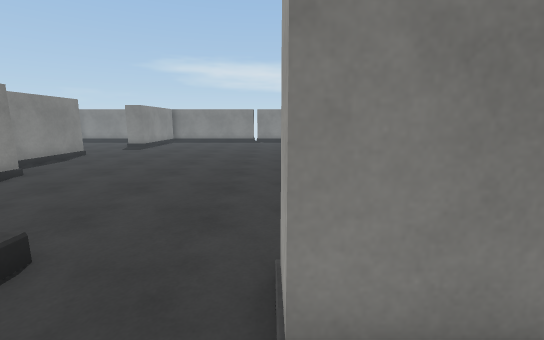
[1] (above)

22 first-person views from a walk through a Unity game level. The camera is 1.5 m above the floor, tilts 10° down and sees 90° across. The floor is counted in squares, 1 m on a side. Each view is taken from the middle of a square. On the plan, view 1 faces up. The plan holds only what a view shows up to about 14 squares ahead; the rest is blank. Surface patterns are stand-ins for the level's own textures.

[2]
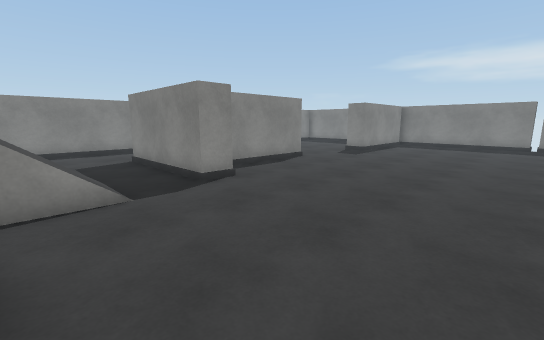

[3]
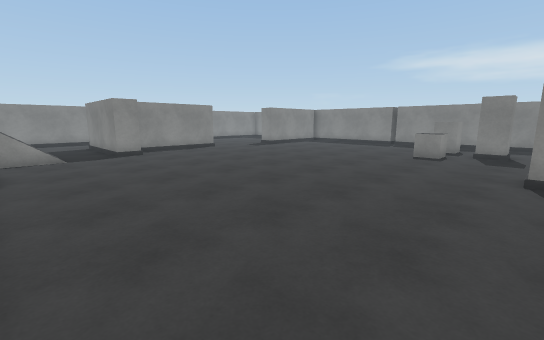

[4]
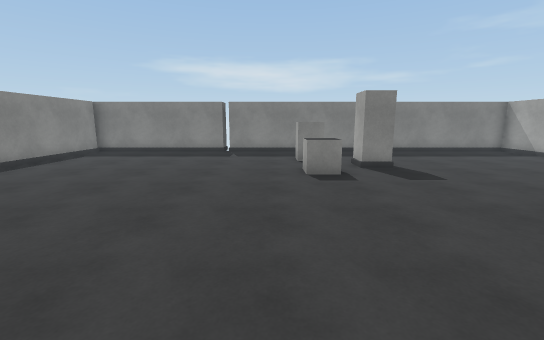

[5]
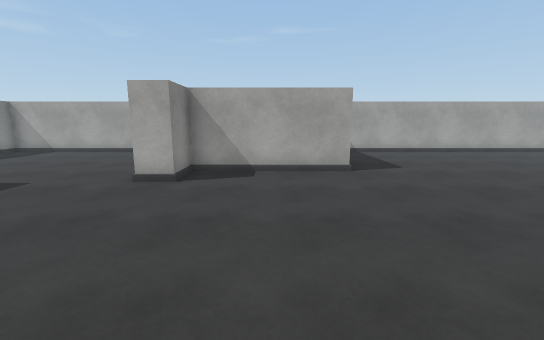

[6]
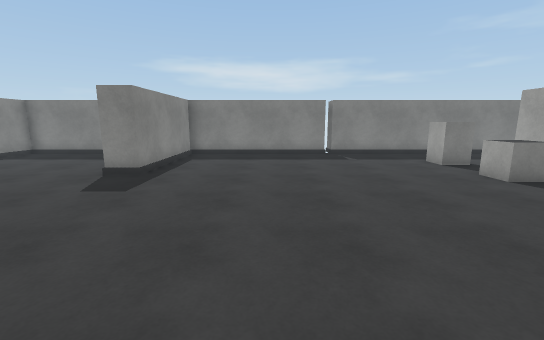

[7]
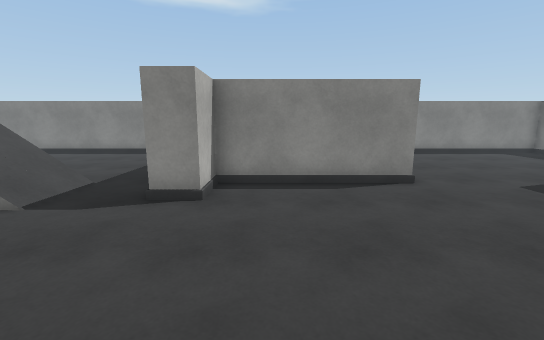

[8]
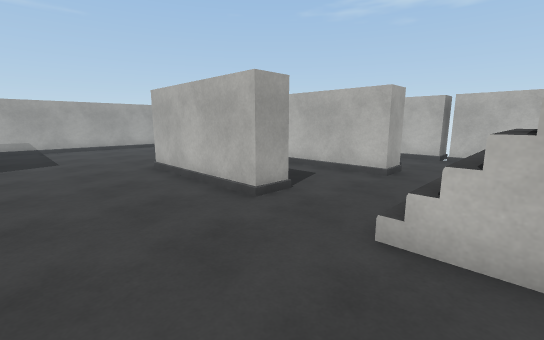

[9]
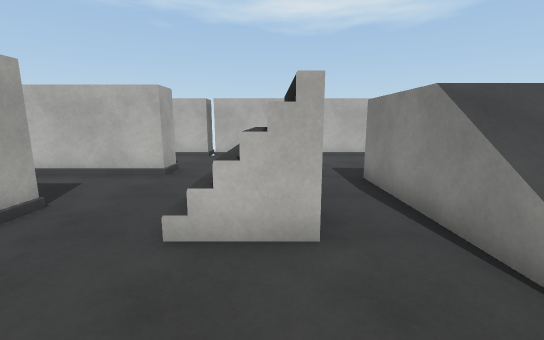

[10]
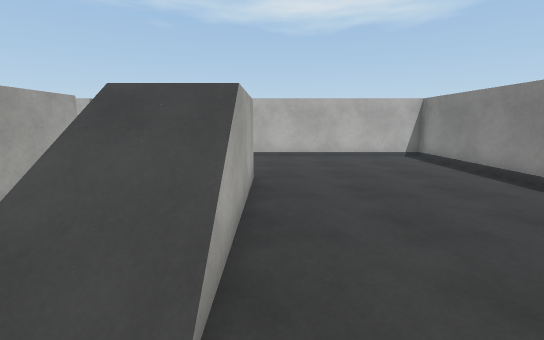

[11]
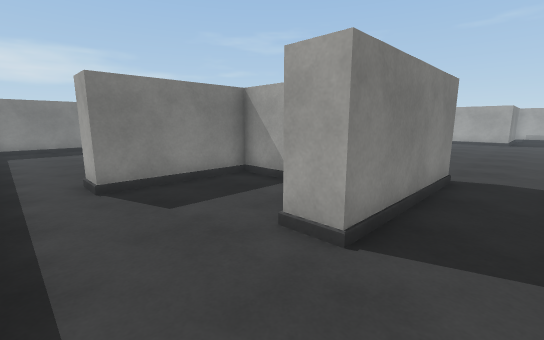

[12]
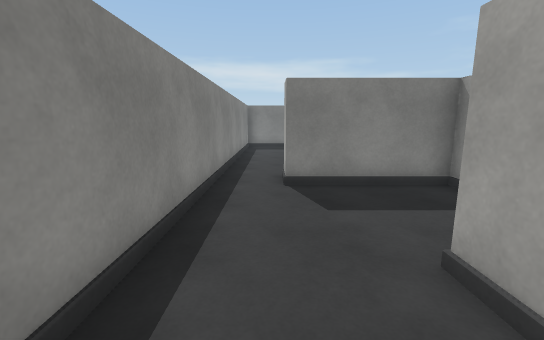

[13]
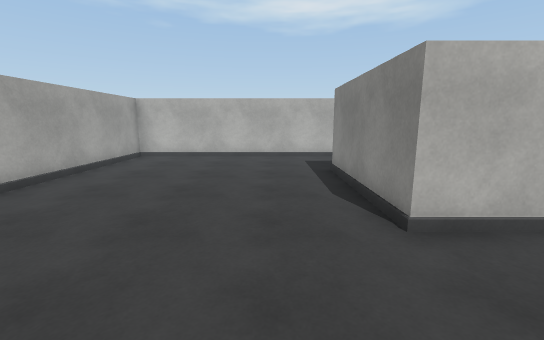

[14]
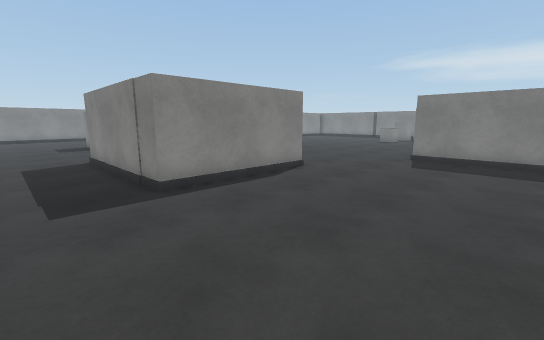

[15]
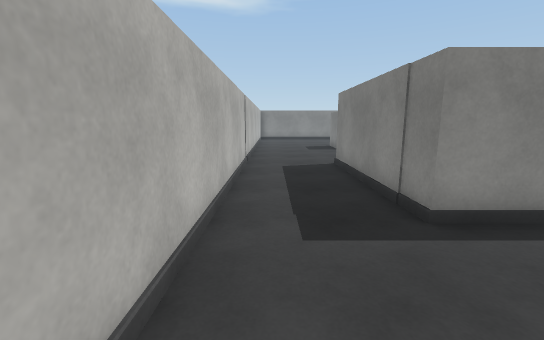

[16]
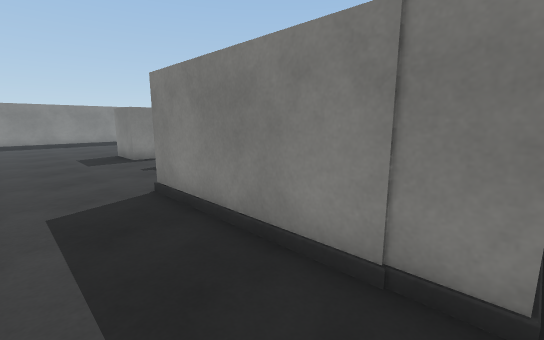

[17]
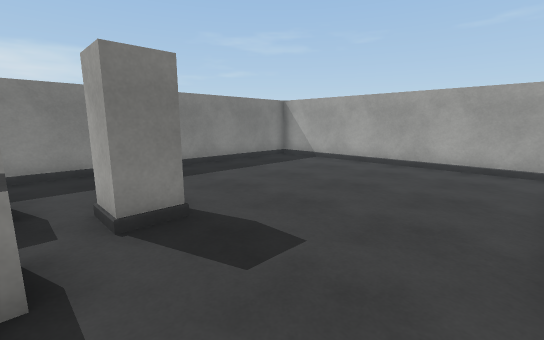

[18]
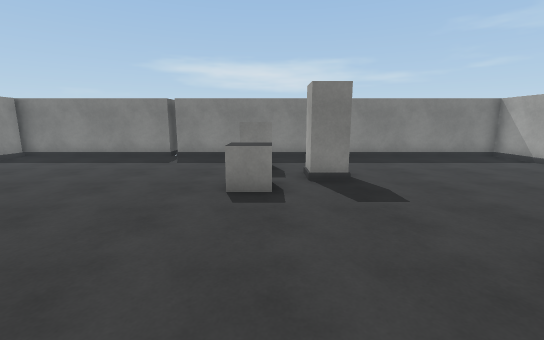

[19]
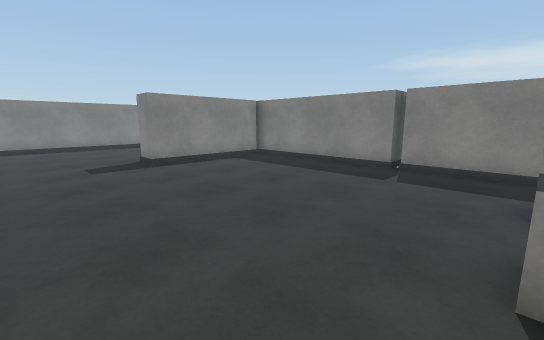

[20]
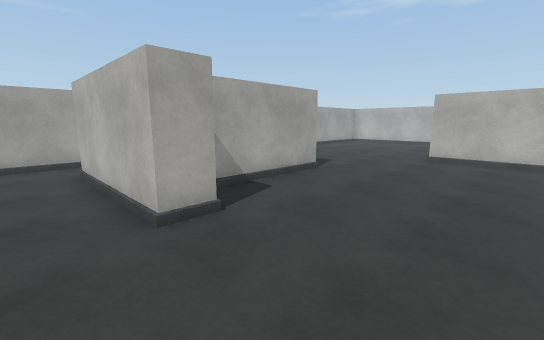

[21]
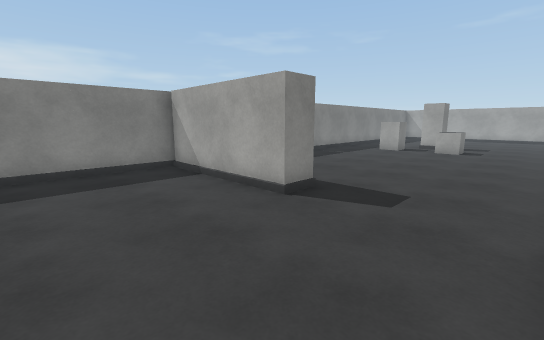

[22]
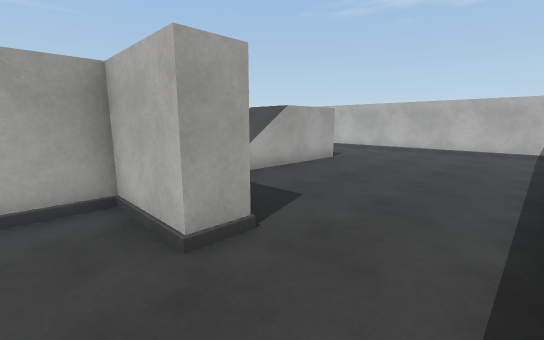

### Floor plan
Points are (right, up) in squares from view 1. A wall is a line through its corners. A room is listed if a view was taken in it or the views show most of it. See-through windows are left out.
Room 1 (views 1, 10, 11, 12, 22)
walls: (-8.4, 6.6) (-12.2, 6.6) (-12.2, 7.6) (-9.7, 7.6) (-9.7, 11.5) (-13.7, 11.5); (-0.9, -2.6) (-0.9, -1.7) (2.9, -1.7); (1.6, 1.4) (0.1, 1.4); (-15.5, 11.5) (-15.5, -6) (-2.5, -6)
ways out: opening at (-14.5, 12) to room 2; opening at (-4.1, 3.7) to room 2; opening at (-2, -4.5) to room 2
Room 2 (views 2, 3, 4, 5, 6, 7, 8, 9, 13, 14, 15, 16, 17, 18, 19, 20, 21)
walls: (0.1, 1.4) (0.1, 2.4) (5.1, 2.4) (5.1, -2.6) (-0.9, -2.6); (-8.7, 12.6) (-8.7, 7.6) (-7.2, 7.6) (-7.2, 6.6) (-8.4, 6.6); (-4.6, 2.7) (-2.5, 2.7); (11.1, 6.6) (7.3, 6.6) (7.3, 11.5) (5.8, 11.5) (5.8, 12.5) (10.9, 12.5); (-1.5, 22) (-15.5, 22) (-15.5, 11.5); (12.8, 12.1) (12.8, 22) (-1.2, 22); (-7.8, 21.9) (-7.8, 16.8) (-8.8, 16.8) (-8.8, 21.9); (-13.7, 11.5) (-13.7, 12.5); (-1.2, -6) (12.8, -6) (12.8, 6.1); (-2.5, -6) (-1.5, -6)
ways out: opening at (-14.5, 12) to room 1; opening at (-4.1, 3.7) to room 1; opening at (-2, -4.5) to room 1; opening at (11.5, 12)
objects: block (2, 16) to (3, 17); column (2, 19) to (3, 19); column (4, 17) to (5, 18)

Positions as (right, up) in squares from view 1, and headings:
1: (0, 0), facing up
2: (-1, 3), facing up-left
3: (6, 3), facing up-left
4: (1, 8), facing up
5: (-1, 9), facing right
6: (-4, 9), facing up
7: (-2, 9), facing left
8: (-4, 6), facing down-right
9: (-4, 6), facing down
10: (-9, 6), facing down
11: (-15, 5), facing up-right
12: (-14, 5), facing up
13: (7, 6), facing down
14: (11, -5), facing up-left
15: (9, -5), facing left
16: (5, -5), facing up-left
17: (3, 13), facing up-right
18: (3, 10), facing up
19: (2, 13), facing up-left
20: (2, 14), facing down-right
21: (-13, 13), facing up-right
22: (-15, 9), facing down-right
